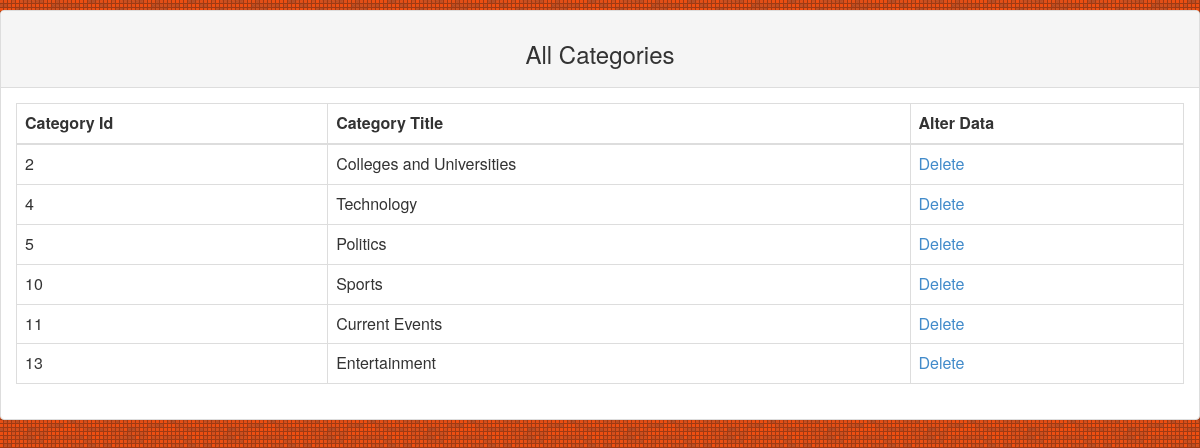
/admin/view_categories.php, run on the app's committed database.
### tables this page shows
CREATE TABLE IF NOT EXISTS `categories` (
  `cat_id` int(10) NOT NULL,
  `cat_title` varchar(255) NOT NULL
);

### admin/view_categories.php (the view, shortened to what this page needs)
<!DOCTYPE HTML">
<html>
<head>
<link type="text/css"rel="stylesheet"href="../css/bootstrap.min.css"/>
<link type="text/css"rel="stylesheet"href="styles.css"/>
</head>
<body>
    <div class="panel panel-default"style="margin-top: 10px;">
    	<div class="panel-heading">
    		<h3 style="text-align: center;">All Categories</h3>
    	</div>
    	<div class="panel-body">
    		<table class="table table-bordered">
    			<thead>
    			<tr>
    				<th>Category Id</th>
    				<th>Category Title</th>
    				<th>Alter Data</th>
    			</tr>
    			</thead>
    			<tbody>
    				     <?php
    				     $select_categories="SELECT * FROM categories";
    				     $select_result=mysql_query($select_categories);
    				     while($category_row=mysql_fetch_array($select_result))
    				     {
						 	$cat_id2=$category_row['cat_id'];
						 	$cat_title2=$category_row['cat_title'];
    				     	  echo "<tr>
    				     	  	<td>$cat_id2</td>
    				     	  	<td>$cat_title2</td>
    				     	  	<td><a href='delete_category.php?delete_category=$cat_id2'>Delete</a></td>
    				     	  </tr>";
    				    }
    				     ?>
    	        </tbody>
    	        </table>
    	</div>
    </div>
</body>
</html>

### admin/styles.css (style rules this page uses)
body { background-image: url(img/pattern.png); background-color:#ed4f12; }
body { background-attachment: fixed; }

### data on the page
categories: cat_id "2", cat_title "Colleges and Universities"
categories: cat_id "4", cat_title "Technology"
categories: cat_id "5", cat_title "Politics"
categories: cat_id "10", cat_title "Sports"
categories: cat_id "11", cat_title "Current Events"
categories: cat_id "13", cat_title "Entertainment"
